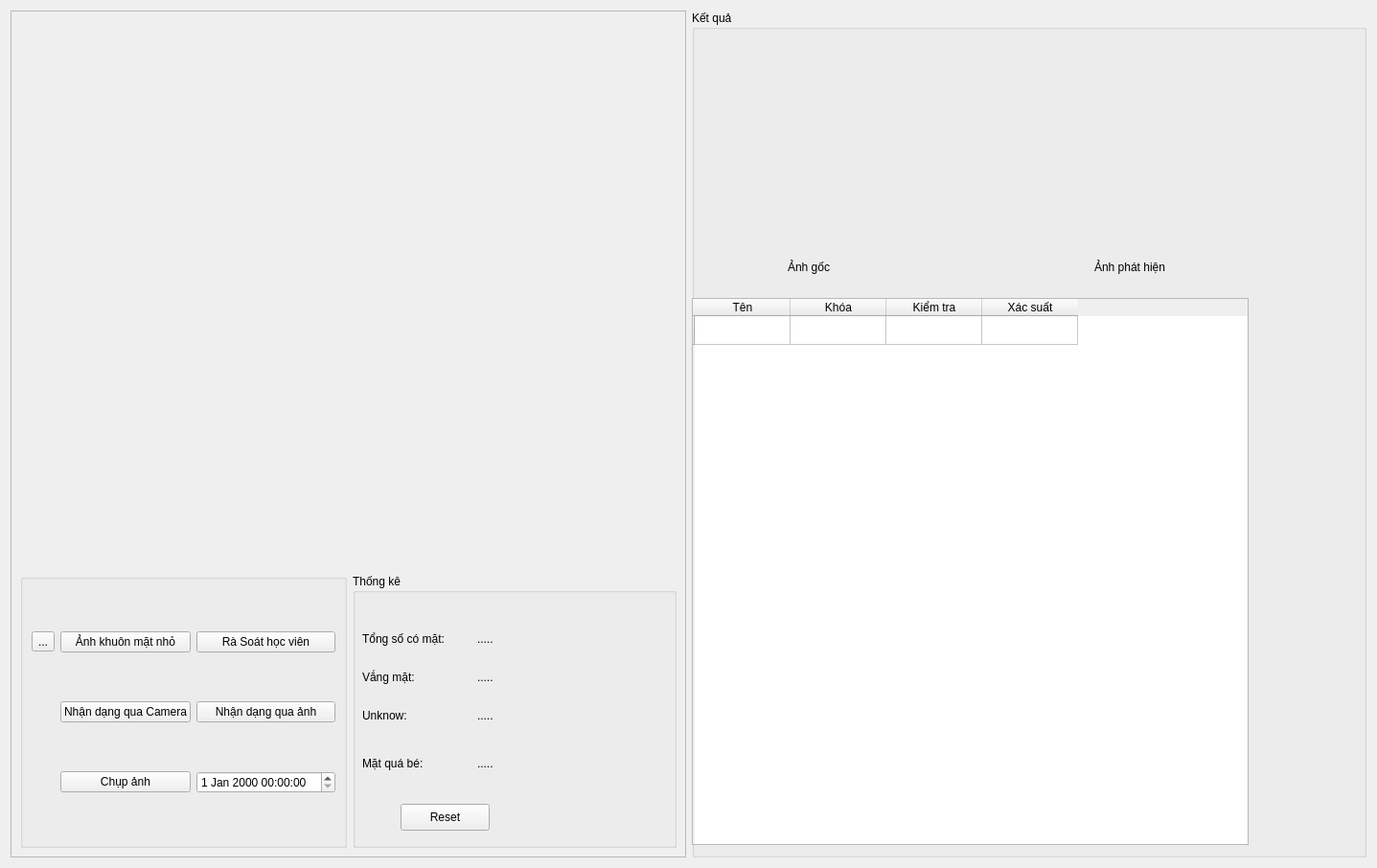
<?xml version="1.0" encoding="UTF-8"?>
<ui version="4.0">
 <class>Form</class>
 <widget class="QWidget" name="Form">
  <property name="geometry">
   <rect>
    <x>0</x>
    <y>0</y>
    <width>1437</width>
    <height>906</height>
   </rect>
  </property>
  <property name="windowTitle">
   <string/>
  </property>
  <property name="autoFillBackground">
   <bool>true</bool>
  </property>
  <layout class="QGridLayout" name="gridLayout">
   <item row="0" column="2">
    <widget class="QGroupBox" name="groupBox">
     <property name="title">
      <string>Kết quả</string>
     </property>
     <widget class="QTableWidget" name="tableWidget">
      <property name="geometry">
       <rect>
        <x>0</x>
        <y>300</y>
        <width>581</width>
        <height>571</height>
       </rect>
      </property>
      <row>
       <property name="text">
        <string/>
       </property>
      </row>
      <column>
       <property name="text">
        <string>Tên</string>
       </property>
      </column>
      <column>
       <property name="text">
        <string>Khóa</string>
       </property>
      </column>
      <column>
       <property name="text">
        <string>Kiểm tra</string>
       </property>
      </column>
      <column>
       <property name="text">
        <string>Xác suất</string>
       </property>
      </column>
     </widget>
     <widget class="QLabel" name="lbAnhGoc">
      <property name="geometry">
       <rect>
        <x>20</x>
        <y>50</y>
        <width>221</width>
        <height>181</height>
       </rect>
      </property>
      <property name="text">
       <string/>
      </property>
     </widget>
     <widget class="QLabel" name="lbAnhPhatHien">
      <property name="geometry">
       <rect>
        <x>370</x>
        <y>60</y>
        <width>161</width>
        <height>131</height>
       </rect>
      </property>
      <property name="text">
       <string/>
      </property>
     </widget>
     <widget class="QLabel" name="label_4">
      <property name="geometry">
       <rect>
        <x>100</x>
        <y>260</y>
        <width>55</width>
        <height>16</height>
       </rect>
      </property>
      <property name="text">
       <string>Ảnh gốc</string>
      </property>
     </widget>
     <widget class="QLabel" name="label_5">
      <property name="geometry">
       <rect>
        <x>420</x>
        <y>260</y>
        <width>111</width>
        <height>16</height>
       </rect>
      </property>
      <property name="text">
       <string>Ảnh phát hiện</string>
      </property>
     </widget>
    </widget>
   </item>
   <item row="0" column="1">
    <widget class="QFrame" name="frame">
     <property name="frameShape">
      <enum>QFrame::StyledPanel</enum>
     </property>
     <property name="frameShadow">
      <enum>QFrame::Raised</enum>
     </property>
     <layout class="QGridLayout" name="gridLayout_3">
      <item row="0" column="0" rowspan="2" colspan="2">
       <widget class="QLabel" name="lbAnh">
        <property name="text">
         <string/>
        </property>
       </widget>
      </item>
      <item row="2" column="0">
       <widget class="QGroupBox" name="groupBox_2">
        <property name="title">
         <string/>
        </property>
        <layout class="QGridLayout" name="gridLayout_2">
         <item row="0" column="0">
          <widget class="QToolButton" name="btnDialog">
           <property name="text">
            <string>...</string>
           </property>
          </widget>
         </item>
         <item row="3" column="2">
          <widget class="QPushButton" name="btnFace">
           <property name="text">
            <string>Nhận dạng qua ảnh</string>
           </property>
          </widget>
         </item>
         <item row="3" column="1">
          <widget class="QPushButton" name="btnFaceCamera">
           <property name="text">
            <string>Nhận dạng qua Camera</string>
           </property>
          </widget>
         </item>
         <item row="5" column="1">
          <widget class="QPushButton" name="btnChup">
           <property name="text">
            <string>Chụp ảnh</string>
           </property>
          </widget>
         </item>
         <item row="5" column="2">
          <widget class="QDateTimeEdit" name="dtNow"/>
         </item>
         <item row="0" column="1">
          <widget class="QPushButton" name="btnTiny">
           <property name="text">
            <string>Ảnh khuôn mặt nhỏ</string>
           </property>
          </widget>
         </item>
         <item row="0" column="2">
          <widget class="QPushButton" name="btnCheckTiny">
           <property name="text">
            <string>Rà Soát học viên</string>
           </property>
          </widget>
         </item>
        </layout>
       </widget>
      </item>
      <item row="2" column="1">
       <widget class="QGroupBox" name="groupBox_3">
        <property name="title">
         <string>Thống kê</string>
        </property>
        <widget class="QLabel" name="label">
         <property name="geometry">
          <rect>
           <x>10</x>
           <y>60</y>
           <width>101</width>
           <height>16</height>
          </rect>
         </property>
         <property name="text">
          <string>Tổng số có mặt:</string>
         </property>
        </widget>
        <widget class="QLabel" name="label_2">
         <property name="geometry">
          <rect>
           <x>10</x>
           <y>100</y>
           <width>71</width>
           <height>16</height>
          </rect>
         </property>
         <property name="text">
          <string>Vắng mặt: </string>
         </property>
        </widget>
        <widget class="QLabel" name="label_3">
         <property name="geometry">
          <rect>
           <x>10</x>
           <y>140</y>
           <width>71</width>
           <height>16</height>
          </rect>
         </property>
         <property name="text">
          <string>Unknow: </string>
         </property>
        </widget>
        <widget class="QLabel" name="lbCoMat">
         <property name="geometry">
          <rect>
           <x>130</x>
           <y>60</y>
           <width>55</width>
           <height>16</height>
          </rect>
         </property>
         <property name="text">
          <string>.....</string>
         </property>
        </widget>
        <widget class="QLabel" name="lbVangMat">
         <property name="geometry">
          <rect>
           <x>130</x>
           <y>100</y>
           <width>55</width>
           <height>16</height>
          </rect>
         </property>
         <property name="text">
          <string>.....</string>
         </property>
        </widget>
        <widget class="QLabel" name="lbUnknow">
         <property name="geometry">
          <rect>
           <x>130</x>
           <y>140</y>
           <width>55</width>
           <height>16</height>
          </rect>
         </property>
         <property name="text">
          <string>.....</string>
         </property>
        </widget>
        <widget class="QPushButton" name="btnReset">
         <property name="geometry">
          <rect>
           <x>50</x>
           <y>240</y>
           <width>93</width>
           <height>28</height>
          </rect>
         </property>
         <property name="text">
          <string>Reset</string>
         </property>
        </widget>
        <widget class="QLabel" name="label_6">
         <property name="geometry">
          <rect>
           <x>10</x>
           <y>190</y>
           <width>81</width>
           <height>16</height>
          </rect>
         </property>
         <property name="text">
          <string>Mặt quá bé:</string>
         </property>
        </widget>
        <widget class="QLabel" name="lbFaceClose">
         <property name="geometry">
          <rect>
           <x>130</x>
           <y>190</y>
           <width>55</width>
           <height>16</height>
          </rect>
         </property>
         <property name="text">
          <string>.....</string>
         </property>
        </widget>
       </widget>
      </item>
     </layout>
    </widget>
   </item>
  </layout>
 </widget>
 <resources/>
 <connections/>
</ui>
